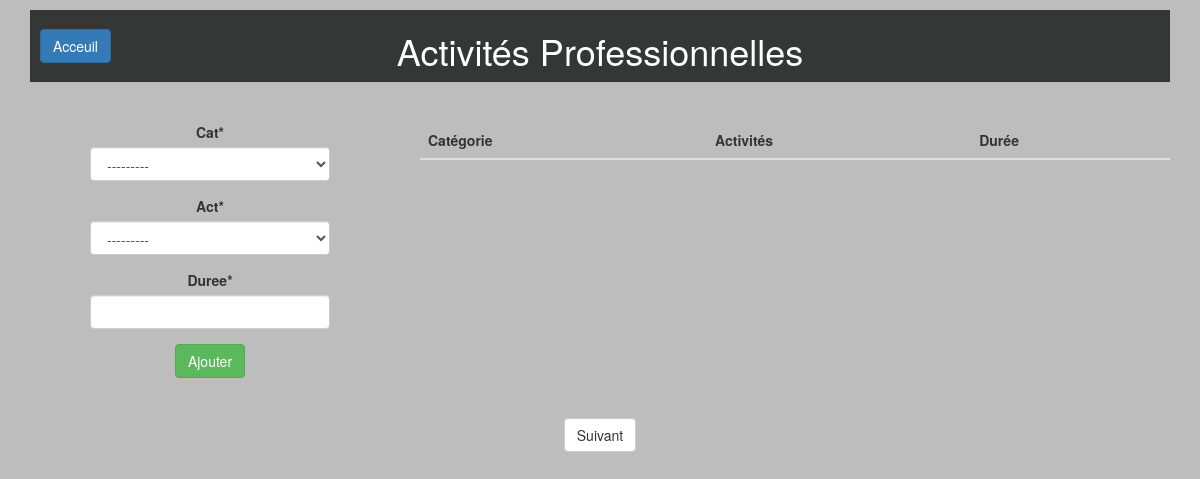
/calculdej/calculdejprofessionnelle (signed in), run on an earlier commit of the app's database.
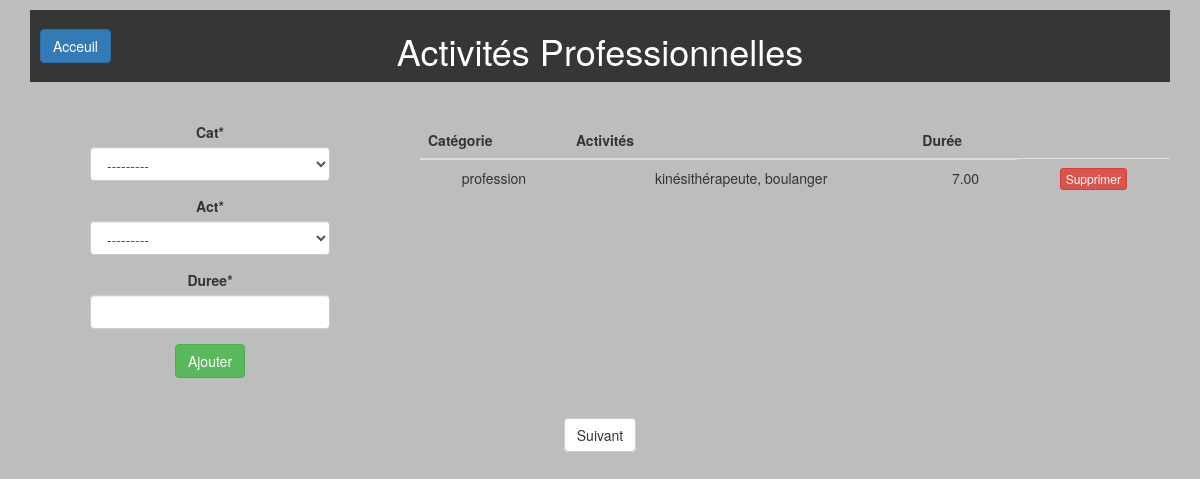
And on a later commit of the database.
### calculdej/models.py (models this page shows)
class Travail(models.Model):
    dossierTrav = models.ForeignKey('Dossier', on_delete=models.CASCADE)
    categorieTrav = models.ForeignKey('Categorie', on_delete=models.CASCADE)
    activiteTrav = models.ForeignKey('Activite', on_delete=models.CASCADE)
    dureeTrav = models.DecimalField(max_digits=5, decimal_places=2, blank=True, null=True)

class Categorie(models.Model):
    nom = models.CharField(max_length=30)
    CATEGORIE_CHOICES = (
        ('Professionnelles', 'Professionnelles'),
        ('Usuelles', 'Usuelles'),
        ('Loisirs', 'Loisirs'),
        ('Sportives', 'Sportives'),
    )
    typeCat = models.CharField(
        max_length=16,
        choices=CATEGORIE_CHOICES,
    )
    def __str__(self):
        return self.nom

class Activite(models.Model):
    coef = models.DecimalField(max_digits=5, decimal_places=2, blank=True, null=True)
    titre = models.CharField(max_length=100)
    categorie = models.ForeignKey('Categorie', on_delete=models.CASCADE)
    def __str__(self):
        return self.titre

### calculdej/views.py (the view, shortened to what this page needs)
# urls.py: path('calculdejprofessionnelle', views.calculdejprofessionnelle, name='calculdejprofessionnelle'),
@login_required
def calculdejprofessionnelle(request):
    formDej = CalculDejForm(request.POST or None)
    formSupp = SupprimerForm(request.POST or None)
    formDej.CatProfessionnelles()
    cat = None
    dossier = Dossier.objects.filter(dernier=True)
    if dossier:
        dossier = dossier.reverse()[0]
    else:
        dossier = Dossier.objects.create(titre="ttt",auteur=request.user,dernier=True)
    if dossier.dernier != True:
        dossier = Dossier.objects.create(titre="ttt",auteur=request.user,dernier=True)
    travails = Travail.objects.filter(dossierTrav=dossier).filter(categorieTrav__typeCat__contains='Professionnelles')
    return render(request, 'calculdej/calcdejprofessionnelle.html', locals())

### calculdej/forms.py (shortened to what this page needs)
class CalculDejForm(forms.Form):
    cat = forms.ModelChoiceField(queryset=Categorie.objects.all())
    act = forms.ModelChoiceField(queryset=None)
    duree = forms.DecimalField(decimal_places=2,min_value=0)
    def __init__(self, *args, **kwargs):
        super().__init__(*args, **kwargs)
        self.fields['act'].queryset = Activite.objects.none()
        if 'cat' in self.data:
            try:
                cat_t = Categorie(self.data.get('cat'))
                self.fields['act'].queryset = Activite.objects.filter(categorie=cat_t)
            except (ValueError, TypeError):
                pass
        else:
            self.fields['act'].queryset = Activite.objects.none()
    def CatProfessionnelles(self):
        l = Categorie.objects.filter(typeCat='Professionnelles')
        self.fields['cat'].queryset = l

class SupprimerForm(forms.Form):
    pass

### calculdej/templates/calculdej/calcdejprofessionnelle.html (shortened to what this page needs)
{% extends "baseActivite.html" %}
{% load crispy_forms_tags %}
{% block header %}<h1>Activités Professionnelles</h1>{% endblock %}
{% block form %}
<form class ="form-horizontal" id="calcForm" method="post"
 data-act-url="{% url 'load_act' %}">
    {{ formDej|crispy }}
    <button class="btn btn-success" type="submit" name="btnajouter">Ajouter</button>
</form>
{% endblock %}
{% block tab %}
<table class="table">
  <thead>
       <tr>
           <th>Catégorie</th>
           <th>Activités</th>
           <th>Durée</th>
       </tr>
   </thead>
   <tbody>
       {% for trav in travails %}
       <tr>
           <td>{{ trav.categorieTrav }} </td>
           <td>{{ trav.activiteTrav }} </td>
           <td>{{ trav.dureeTrav }} </td>
           <td>
             <form method="post">
                 <button class="btn btn-danger btn-xs" type="submit" name="btnsupprimer" value="{{trav.id}}">Supprimer</button>
             </form>
            </td>
       </tr>
      {%endfor%}
</table>
{% endblock %}
{% block footer %}
<a class="btn btn-default" href="{% url 'calculdejusuelle' %}" role="button">Suivant</a>
{% endblock %}

What changed in the data, as far as the page shows it:
added Travail: categorieTrav "profession", activiteTrav "kinésithérapeute, boulanger", dureeTrav "7.00", {{ trav.id }} 34 (drawn)
